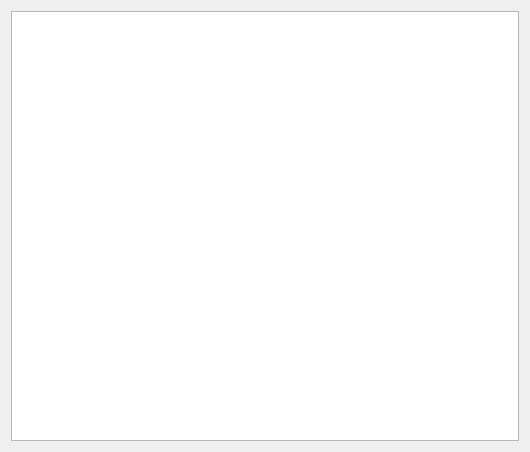
<?xml version="1.0" encoding="UTF-8"?>
<ui version="4.0">
 <class>alterWindow</class>
 <widget class="QWidget" name="alterWindow">
  <property name="geometry">
   <rect>
    <x>0</x>
    <y>0</y>
    <width>530</width>
    <height>452</height>
   </rect>
  </property>
  <property name="minimumSize">
   <size>
    <width>530</width>
    <height>452</height>
   </size>
  </property>
  <property name="maximumSize">
   <size>
    <width>530</width>
    <height>452</height>
   </size>
  </property>
  <property name="windowTitle">
   <string>alterWindow</string>
  </property>
  <layout class="QVBoxLayout" name="verticalLayout">
   <item>
    <widget class="QTableView" name="tableView"/>
   </item>
  </layout>
 </widget>
 <resources/>
 <connections/>
</ui>
